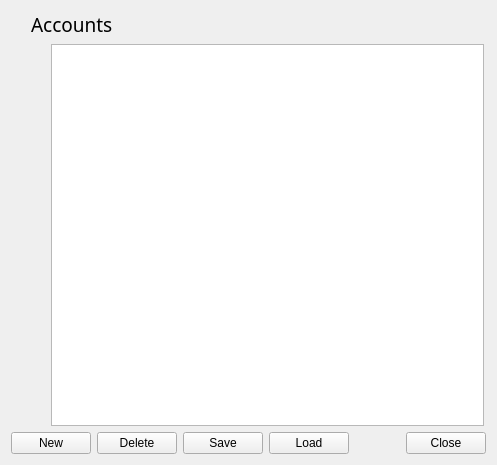
<?xml version="1.0" encoding="UTF-8"?>
<ui version="4.0">
 <class>AccountsDialog</class>
 <widget class="QWidget" name="AccountsDialog">
  <property name="geometry">
   <rect>
    <x>0</x>
    <y>0</y>
    <width>497</width>
    <height>465</height>
   </rect>
  </property>
  <property name="windowTitle">
   <string>Form</string>
  </property>
  <layout class="QGridLayout" name="gridLayout">
   <item row="0" column="0">
    <layout class="QVBoxLayout" name="verticalLayout">
     <item>
      <layout class="QHBoxLayout" name="horizontalLayout">
       <item>
        <spacer name="horizontalSpacer">
         <property name="orientation">
          <enum>Qt::Horizontal</enum>
         </property>
         <property name="sizeType">
          <enum>QSizePolicy::Fixed</enum>
         </property>
         <property name="sizeHint" stdset="0">
          <size>
           <width>20</width>
           <height>20</height>
          </size>
         </property>
        </spacer>
       </item>
       <item>
        <widget class="QLabel" name="label">
         <property name="styleSheet">
          <string>font: 14pt sans-serif bold;</string>
         </property>
         <property name="text">
          <string>Accounts</string>
         </property>
        </widget>
       </item>
       <item>
        <widget class="Line" name="line">
         <property name="sizePolicy">
          <sizepolicy hsizetype="Maximum" vsizetype="Fixed">
           <horstretch>0</horstretch>
           <verstretch>0</verstretch>
          </sizepolicy>
         </property>
         <property name="orientation">
          <enum>Qt::Horizontal</enum>
         </property>
        </widget>
       </item>
      </layout>
     </item>
     <item>
      <layout class="QHBoxLayout" name="horizontalLayout_2">
       <item>
        <spacer name="horizontalSpacer_2">
         <property name="orientation">
          <enum>Qt::Horizontal</enum>
         </property>
         <property name="sizeType">
          <enum>QSizePolicy::Fixed</enum>
         </property>
         <property name="sizeHint" stdset="0">
          <size>
           <width>40</width>
           <height>20</height>
          </size>
         </property>
        </spacer>
       </item>
       <item>
        <widget class="QTreeView" name="treeView">
         <property name="layoutDirection">
          <enum>Qt::LeftToRight</enum>
         </property>
        </widget>
       </item>
       <item>
        <spacer name="horizontalSpacer_3">
         <property name="orientation">
          <enum>Qt::Horizontal</enum>
         </property>
         <property name="sizeType">
          <enum>QSizePolicy::Fixed</enum>
         </property>
         <property name="sizeHint" stdset="0">
          <size>
           <width>2</width>
           <height>20</height>
          </size>
         </property>
        </spacer>
       </item>
      </layout>
     </item>
     <item>
      <layout class="QHBoxLayout" name="horizontalLayout_3">
       <item>
        <widget class="QPushButton" name="pushButton">
         <property name="text">
          <string>New</string>
         </property>
        </widget>
       </item>
       <item>
        <widget class="QPushButton" name="pushButton_2">
         <property name="text">
          <string>Delete</string>
         </property>
        </widget>
       </item>
       <item>
        <widget class="QPushButton" name="pushButton_3">
         <property name="text">
          <string>Save</string>
         </property>
        </widget>
       </item>
       <item>
        <widget class="QPushButton" name="pushButton_4">
         <property name="text">
          <string>Load</string>
         </property>
        </widget>
       </item>
       <item>
        <spacer name="horizontalSpacer_4">
         <property name="orientation">
          <enum>Qt::Horizontal</enum>
         </property>
         <property name="sizeHint" stdset="0">
          <size>
           <width>40</width>
           <height>20</height>
          </size>
         </property>
        </spacer>
       </item>
       <item>
        <widget class="QPushButton" name="btnBook">
         <property name="text">
          <string>Close</string>
         </property>
        </widget>
       </item>
      </layout>
     </item>
    </layout>
   </item>
  </layout>
 </widget>
 <resources/>
 <connections/>
</ui>
